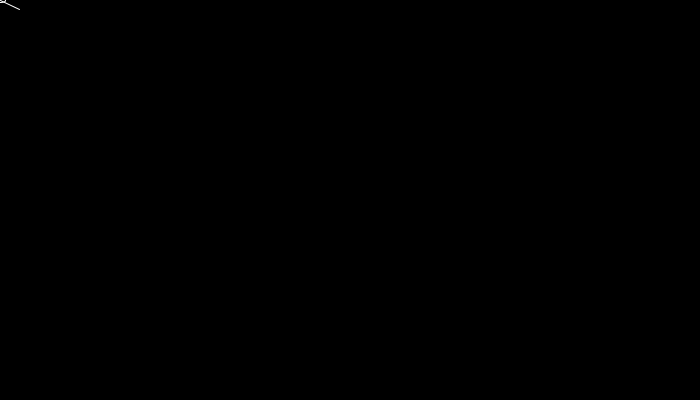
Frame 1 (no input)
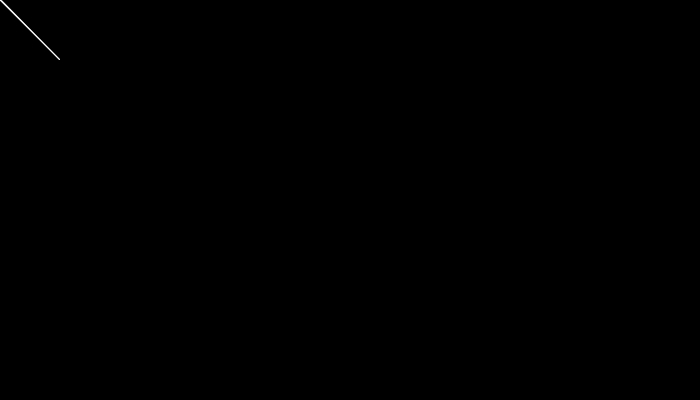
Frame 60 (the mouse pressed at the canvas centre just before this capture)
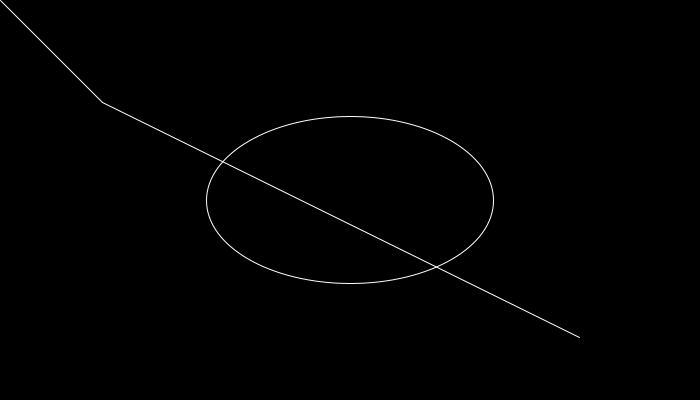
Frame 120 (the mouse held since frame 60 and released just before this capture)

The Processing sketch that drew these frames (run headless with seeded random() and noise(); from frame 60 on, the mouse is pressed at the canvas centre):

// Processing sketch: processing_36517
// ── processing_36517.pde

float xpos = 10;
float ypos = 5;
float nor = 100;
int x,y = 0;
int z = 700;
int e = 400;

void setup (){

  
  noCursor();
  smooth();
  size(700,400);
  
}

void draw (){

  background (0);
  stroke(255);
  fill(random(12),random(44),55,5); 
  pushMatrix();
  ellipse(mouseX,mouseY,xpos,ypos);
  popMatrix();
 
  xpos = xpos +(mouseX - xpos)/25.0;
  ypos = ypos +(mouseY - ypos)/24.0;
  
   if(xpos >= ypos) { 
    stroke(255);
    
    line(x,y,xpos - xpos,ypos - ypos);
    line(x++,y++,xpos + xpos,ypos + ypos);  
  }
 
 
}

void mousePressed (){
 
  xpos = xpos -(mouseX + xpos);
  ypos = ypos -(mouseY + ypos);
  translate(xpos,ypos);
  rotate (PI/3.0);

}

void mouseMoved (){ 
  ellipse(x++,y++, 10, 10);
  
}
